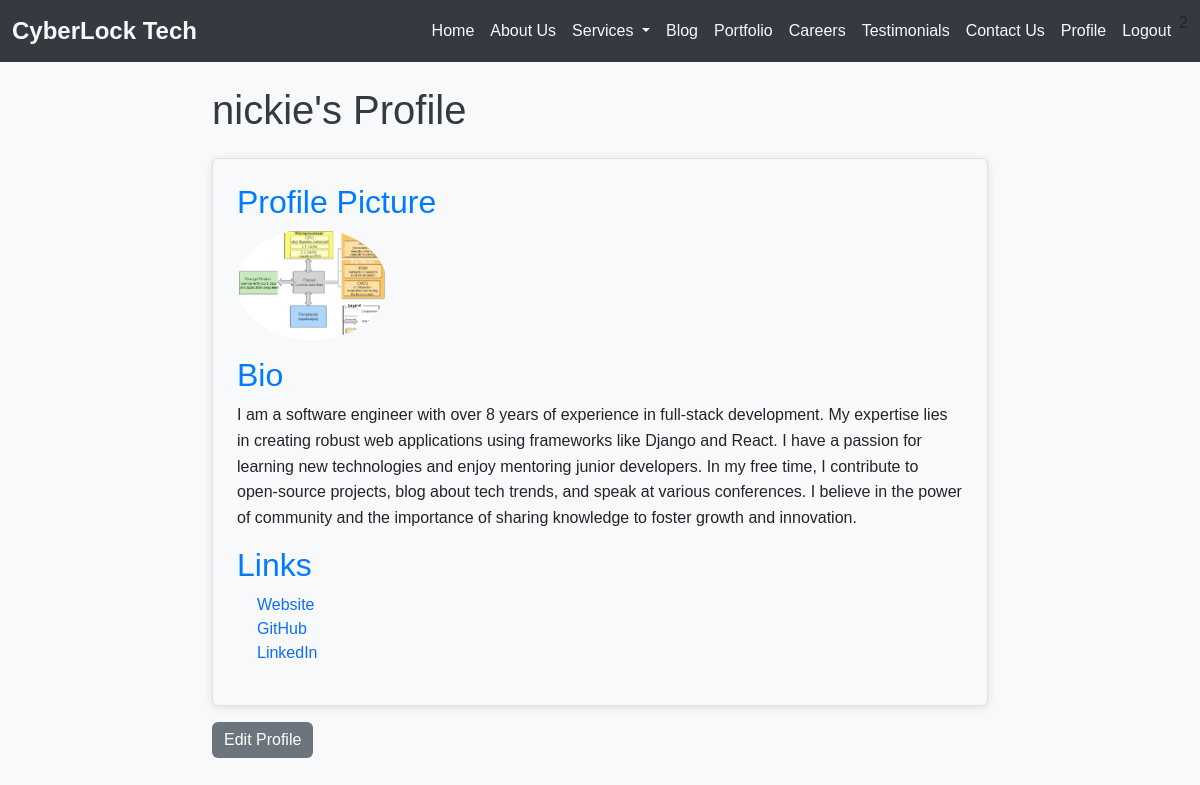
The page /profile/ (signed in) on the database as committed earlier.
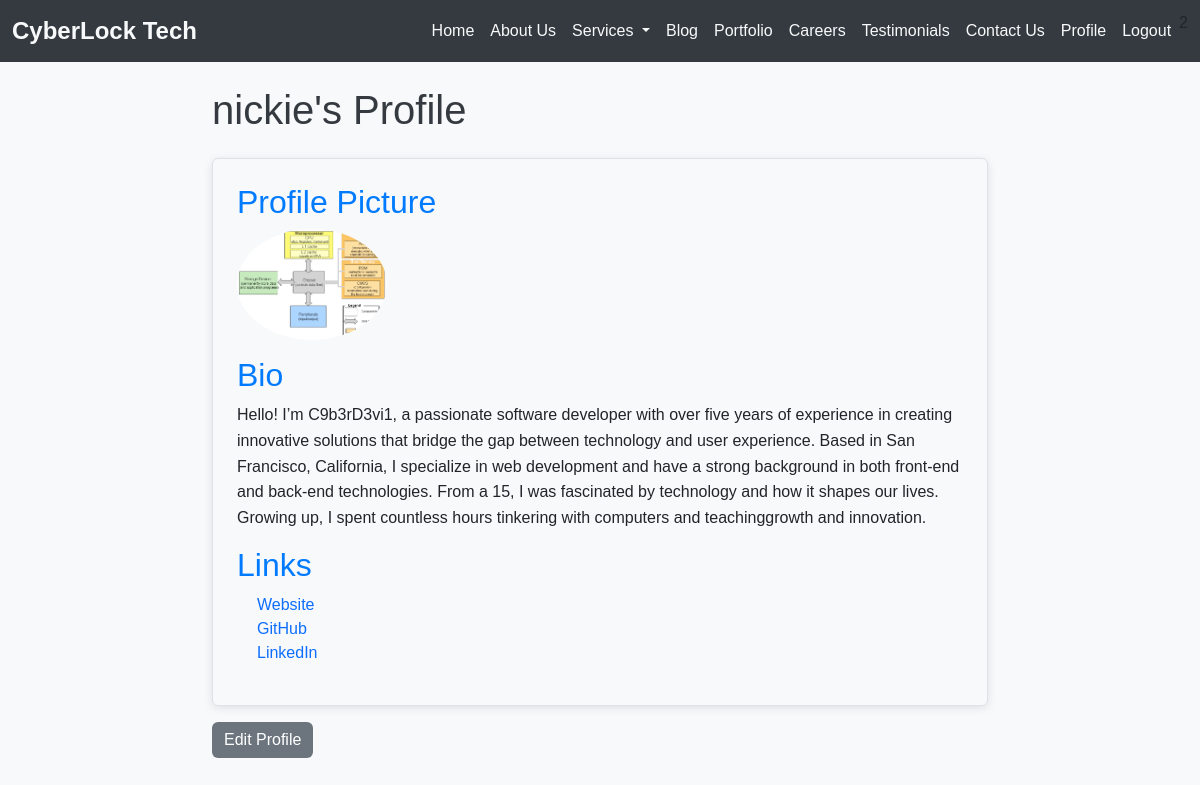
The same page on the database as committed later.
### coreapp/models.py (models this page shows, shortened)
class Profile(models.Model):
    user = models.OneToOneField(User, on_delete=models.CASCADE)
    bio = models.TextField(max_length=500, blank=True)
    profile_picture = models.ImageField(upload_to='profile_pictures/', blank=True)
    website = models.URLField(blank=True, validators=[URLValidator()])
    github = models.URLField(blank=True, validators=[URLValidator()])
    linkedin = models.URLField(blank=True, validators=[URLValidator()])

### coreapp/views.py (the view)
# urls.py: path('profile/', views.user_profile, name='user_profile'),
@login_required
def user_profile(request):
    profile = get_object_or_404(Profile, user=request.user)
    return render(request, 'profile.html', {'profile': profile})

### templates/profile.html
{% load static %}
{% include 'base.html' %}
{% block content %}
<link rel="stylesheet" href="{% static 'css/profile.css' %}">
  <div class="container mt-4">
    <h1 class="mb-4">{{ profile.user.username }}'s Profile</h1>
    <div class="profile-info border p-4 rounded bg-light">
      {% if profile.profile_picture %}
        <h2>Profile Picture</h2>
        <img src="{{ profile.profile_picture.url }}" alt="Profile Picture" class="img-fluid mb-3 rounded-circle" style="max-width: 150px;" />
      {% endif %}
      <h2>Bio</h2>
      <p>{{ profile.bio }}</p>
      <h2>Links</h2>
      <ul class="list-unstyled">
        {% if profile.website %}
          <li><a href="{{ profile.website }}" target="_blank" class="link-primary">Website</a></li>
        {% endif %}
        {% if profile.github %}
          <li><a href="{{ profile.github }}" target="_blank" class="link-primary">GitHub</a></li>
        {% endif %}
        {% if profile.linkedin %}
          <li><a href="{{ profile.linkedin }}" target="_blank" class="link-primary">LinkedIn</a></li>
        {% endif %}
      </ul>
    </div>
    <a href="{% url 'edit_profile' %}" class="btn btn-secondary mt-3">Edit Profile</a>
  </div>
{% endblock %}

Rows that differ between the two databases and show on the page:
changed Profile "nickie": bio "I am a software engineer with over 8 years of experience in full-stack development. My expertise lies in creating robust web applications using frameworks like Django and React. I have a passion for learning new technologies and enjoy mentoring junior developers. In my free time, I contribute to open-source projects, blog about tech trends, and speak at various conferences. I believe in the power of community and the importance of sharing knowledge to foster growth and innovation." → "Hello! I’m C9b3rD3vi1, a passionate software developer with over five years of experience in creating innovative solutions that bridge the gap between technology and user experience. Based in San Francisco, California, I specialize in web development and have a strong background in both front-end and back-end technologies. From a 15, I was fascinated by technology and how it shapes our lives. Growing up, I spent countless hours tinkering with computers and teachinggrowth and innovation."
